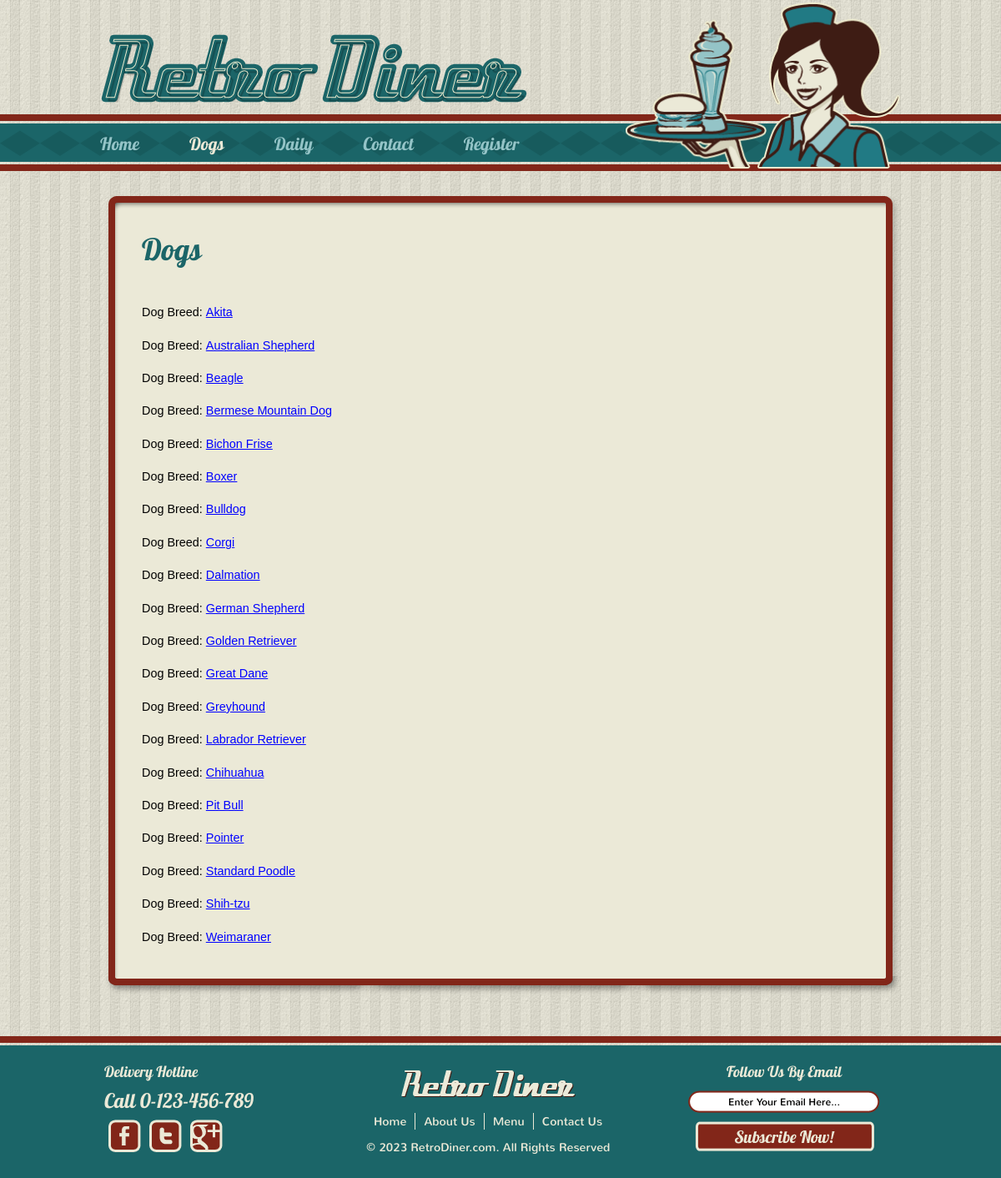
The app's page /dog_list.php with its own data.
### tables this page shows
CREATE TABLE `Dogs` (
  `DogID` int(10) unsigned NOT NULL AUTO_INCREMENT,
  `Dog` varchar(50) DEFAULT NULL,
  `Description` text,
  `Weight` varchar(50) DEFAULT NULL,
  `LifeSpan` varchar(50) DEFAULT NULL,
  PRIMARY KEY (`DogID`)
);

### dog_list.php (the view, shortened to what this page needs)
<?php include "includes/config.php";?>
<?php include "includes/header.php";?>
<div>
    <h1><?=$pageID?></h1>
<?php
    $iConn = mysqli_connect(DB_HOST,DB_USER,DB_PASSWORD,DB_NAME);
    $sql = "select * from Dogs";
    $result = mysqli_query($iConn,$sql);
    if(mysqli_num_rows($result) > 0)
    {
        while($row = mysqli_fetch_assoc($result))
        {
            echo '<p>';
            echo 'Dog Breed: '.'<a href="dog_view.php?id=' . $row['DogID'] . '">' . $row['Dog'] .'</a>';
            echo '</p>';
        }
    }else
    {
        echo '<p>Currently no dog records</p>';
    }
?>
</div>
<?php include "includes/footer.php";?>

### includes/header.php (shortened to what this page needs)
<!DOCTYPE html>
<head>
	<link href="css/style.css" rel="stylesheet" type="text/css">
    <link rel="stylesheet" type="text/css" href="css/formstyle.css" />
</head>
<body>
	<div id="header">
		<div>
			<a href="index.php"><img class="logo" src="images/logo.png" width="513" height="84" alt="" title=""></a>
			<a href="index.php"><img src="images/<?=$headerPic?>" width="330" height="202" alt=""></a>
			<ul class="navigation">
                <?=makeLinks($nav1, '<li>','</li>','<li class="active">')?>
			</ul>
		</div>
	</div>
	<div id="body">
		<div id="content">
			<div>

### includes/config.php (shortened to what this page needs)
<?php
switch(THIS_PAGE)
{
	case "dog_list.php":
        $pageID = "Dogs";
		$headerPic = "waitress.png";
        break;
}
$nav1['index.php'] = 'Home';
$nav1['dog_list.php'] = 'Dogs';
$nav1['daily.php'] = 'Daily';
$nav1['contact.php'] = 'Contact';
$nav1['register.php'] = 'Register';
function makeLinks($arr, $prefix='', $suffix='', $exception='')
{
    $myReturn = '';
    foreach($arr as $link => $label)
    {
        if(THIS_PAGE == $link)
        {
            $myReturn .= $exception . '<a href="' . $link . '">' . $label . '</a>' . $suffix;
        }else{
            $myReturn .= $prefix . '<a href="' . $link . '">' . $label . '</a>' . $suffix;
    }}
    return $myReturn;
}

### includes/footer.php
			</div>
		</div>
	</div>
	<div id="footer">
		<div>
			<ul>
				<li class="first">
					<h2>Delivery Hotline</h2>
					<h3>Call 0-123-456-789</h3>
					<ul>
						<li>
							<a href="http://www.freewebsitetemplates.com/go/facebook" class="facebook"></a>
						</li>
						<li>
							<a href="http://www.freewebsitetemplates.com/go/twitter" class="twitter"></a>
						</li>
						<li>
							<a href="http://www.freewebsitetemplates.com/go/googleplus" class="googleplus"></a>
						</li>
					</ul>
				</li>
				<li>
					<a href="index.html"><img class="logo" src="images/logo-footer.png" alt=""></a>
					<ul class="navigation">
						<li>
							<a href="index.html">Home</a>
						</li>
						<li>
							<a href="about.html">About Us</a>
						</li>
						<li>
							<a href="menu.html">Menu</a>
						</li>
						<li>
							<a href="contact.html">Contact Us</a>
						</li>
					</ul>
					<span>&copy; 2023 RetroDiner.com. All Rights Reserved</span>
				</li>
				<li class="last">
					<h2>Follow Us By Email</h2>
					<form action="index.html">
						<input type="text" name="subscribe" value="Enter Your Email Here...">
						<input type="submit" value="">
					</form>
				</li>
			</ul>
		</div>
	</div>
</body>
</html>

### css/style.css (style rules this page uses)
body { margin :0; padding :0; background :url("../images/bg-body.jpg"); line-height :25px; }
a { outline :0; }
img { border :0; }
#header { height :205px; width :100%; background :transparent url("../images/bg-navigation.png"); background-repeat :repeat-x; background-position :bottom; }
#header div { width :960px; margin :0 auto; height :203px; position :relative; }
#header div a img { border :0; float :right; overflow :hidden; }
#header div img.logo { border :0; float :left; overflow :hidden; margin-top :40px; }
#header div ul.navigation { margin :0; padding :0; list-style-type :none; position :absolute; left :0px; top :160px; overflow :hidden; width :620px; }
#header div ul.navigation li { float :left; }
#header div ul.navigation li:first-child a { padding-left :0; }
#header div ul.navigation li a { text-decoration :none; padding :0 30px; color :#ebe9d7; font-family :'Lobster1.4Regular'; font-size :16px; color :#94c4c7; font-size :21px; }
#header div ul.navigation li.active a { color :#ebe9d7; }
#body { width :960px; margin :0 auto; overflow :hidden; }
#body #content { width :960px; margin :30px 0; height :auto; padding-top :18px; background :transparent url("../images/bg-content-top.png"); background-position :center top; background-repeat :no-repeat; }
#body #content div { width :960px; background :transparent url("../images/bg-content-bottom.png"); background-position :center bottom; background-repeat :no-repeat; padding-bottom :22px; }
#body #content div div { width :860px; padding :10px 50px 20px 50px; background :transparent url("../images/bg-content.png"); background-position :center center; background-repeat :repeat-y; }
#body #content div div h1 { font-family :'Lobster1.4Regular'; font-size :36px; color :#1b6568; font-weight :normal; margin-bottom :50px; }
#footer { height :130px; width :100%; padding :20px 0; margin-top :20px; background :transparent url("../images/bg-footer.jpg"); background-repeat :repeat-x; background-position :top; background-color :#1b6568; }
#footer div { width :960px; margin :0 auto; }
#footer div ul { list-style-type :none; margin :0; padding :0; }
#footer div ul li.first { text-align :left; }
#footer div ul li img { border :0; }
#footer div ul li { float :left; width :300px; padding :0 5px; text-align :center; }
#footer div ul li.last { padding-left :75px; width :250px; }
#footer div ul li h2 { color :#ebe9d7; font-family :'Lobster1.4Regular'; font-weight :normal; font-size :18px; margin :10px 0; padding :0; }
#footer div ul li h3 { color :#ebe9d7; font-family :'Lobster1.4Regular'; font-size :24px; font-weight :normal; margin :10px 0; padding :0; }
#footer div ul li ul { list-style-type :none; margin :0; padding :0; }
#footer div ul li img.logo { margin-top :20px; }
#footer div ul li ul li { float :left; width :auto; margin :0 5px; padding :0; }
#footer div ul li ul li a.facebook { background :transparent url("../images/icon.png") no-repeat 0 -228px; float :left; height :39px; width :39px; }
#footer div ul li ul li a.twitter { background :transparent url("../images/icon.png") no-repeat 0 -584px; float :left; height :39px; width :39px; }
#footer div ul li ul li a.googleplus { background :transparent url("../images/icon.png") no-repeat 0 -406px; float :left; height :39px; width :92px; }
#footer div ul li input[type="submit"] { background :transparent url("../images/button.png") no-repeat 0 -278px; width :215px; height :36px; border :0; cursor :pointer; }
#footer div ul li input { background :transparent url("../images/interface.png") no-repeat 0 0; border :0; width :220px; height :17px; padding :5px 5px; text-align :center; font-family :'NunitoRegular'; font-size :12px; margin-bottom :10px; }
#footer div ul li span { display :block; color :#ebe9d7; font-family :'NunitoRegular'; font-size :14px; }
#footer div ul li ul.navigation { list-style-type :none; margin :0 auto; padding :10px 0 0 0; display :inline-block; overflow :hidden; height :20px; }
#footer div ul li ul.navigation li { margin :0; padding :0; }
#footer div ul li ul.navigation li a { color :#ebe9d7; font-family :'NunitoRegular'; font-weight :normal; font-size :14px; text-decoration :none; padding :0 10px; display :block; border-style :solid; border-right :none; border-top :none; border-bottom :none; border-color :#ebe9d7; border-width :1px; line-height :20px; }
#footer div ul li ul.navigation li:first-child a { border-left :none; }

### records on screen
dogs: Dog "Akita"
dogs: Dog "Australian Shepherd"
dogs: Dog "Beagle"
dogs: Dog "Bermese Mountain Dog"
dogs: Dog "Bichon Frise"
dogs: Dog "Boxer"
dogs: Dog "Bulldog"
dogs: Dog "Corgi"
dogs: Dog "Dalmation"
dogs: Dog "German Shepherd"
dogs: Dog "Golden Retriever"
dogs: Dog "Great Dane"
dogs: Dog "Greyhound"
dogs: Dog "Labrador Retriever"
dogs: Dog "Chihuahua"
dogs: Dog "Pit Bull"
dogs: Dog "Pointer"
dogs: Dog "Standard Poodle"
dogs: Dog "Shih-tzu"
dogs: Dog "Weimaraner"

### other values on screen
$label "Home"
$label "Dogs"
$label "Daily"
$label "Contact"
$label "Register"
$pageID "Dogs"
